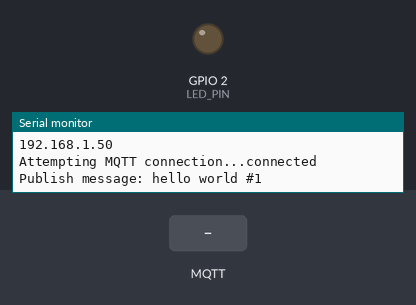
A program run on a simulated ESP8266 (NodeMCU). Shown: output pins drawn as LEDs (lit = HIGH), the last lines printed to the serial monitor. The test bench sets the inputs (shaded band). WiFi joins after 1.5 s; servers stay silent unless stated; no MQTT or app messages arrive unless stated.

Above: at 2.7 s.
2.8 s: MQTT message "0" arrives on the first subscribed topic
At 4.0 s:
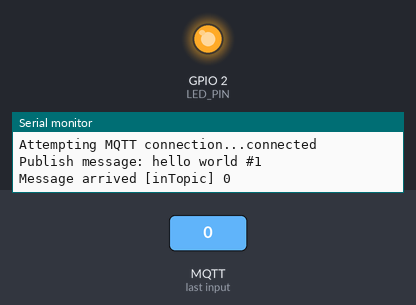
4.3 s: MQTT message "1" arrives on the first subscribed topic
At 5.2 s:
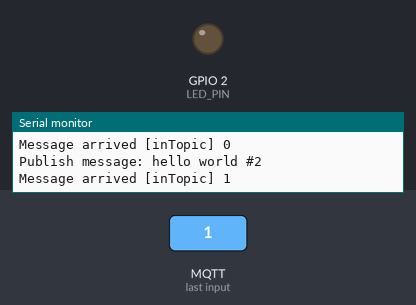
Timing chart, 0 to 7.3 s (numbered marks = the images above; inputs shaded):
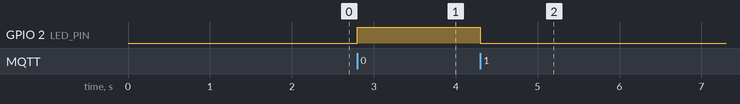

The program:

main.cpp
```cpp
#include <Arduino.h>
#include <ESP8266WiFi.h>  // библиотека для работы с wi-fi модулем
#include <PubSubClient.h>  // библиотека для работы с mqtt

const char* ssid = "........";  // ssid wi-fi сети
const char* password = "........";  // пароль wi-fi сети
const char* mqtt_server = "........";  // ip mqtt сервера (пример: 192.168.31.155)
const int mqtt_port = 1883;  // порт mqtt сервера

WiFiClient espClient;  // создаем Wi-Fi клиент
PubSubClient client(espClient);  // создаем клиент mqtt, используя
int lastMsg = 0;  // время последнего сообщения в миллисекундах
char msg[50];  // строка сообщения, которое мы будем отправлять
int value = 0;

// номер пина, на который мы подаем сигнал (в моём случае это светодиод на плате)
const int LED_PIN = 2;

// функция подключения к wi-fi сети
void setup_wifi() {
  delay(10);
  // подключение к wi-fi сети
  Serial.println();
  Serial.print("Connecting to ");
  Serial.println(ssid);

  WiFi.begin(ssid, password);

  // ожидание подключения
  while (WiFi.status() != WL_CONNECTED) {
    delay(500);
    Serial.print(".");
  }

  // успешное подключение
  Serial.println("");
  Serial.println("WiFi connected");
  //вывод в serial ip адреса
  Serial.println("IP address: ");
  Serial.println(WiFi.localIP());
}


// функция, которая вызывается, когда в топике появляется новое сообщение
void callback(char* topic, byte* payload, unsigned int length) {
  // вывод в serial топика и сообщения
  Serial.print("Message arrived [");
  Serial.print(topic);
  Serial.print("] ");
  for (u_int i = 0; i < length; i++) {
    Serial.print((char)payload[i]);
  }
  Serial.println();

  // если сообщение начинается с единицы, то включаем светодиод
  if ((char)payload[0] == '1') {
    digitalWrite(LED_PIN, LOW);
  }
  // если сообщение начинается с нуля, то выключаем светодиод
  if ((char)payload[0] == '0') {
    digitalWrite(LED_PIN, HIGH);
  }
  // т.к. я использую светодиод, расположенный на плате, LOW - включить, HIGH - выключить

}

void reconnect() {
  // цикл выполняется пока плата не подключится по mqtt
  while (!client.connected()) {

    Serial.print("Attempting MQTT connection...");
    // обратите внимание, что у всех устройств, которые подключены к брокеру, должен быть
    // уникальный id, поэтому, чтобы подключить вторую плату к сети, в ёё прошивке нужно будет
    // указать другой номер (не 01)
    String clientId = "ESP8266Client-01";

    // пробуем подключиться
    if (client.connect(clientId.c_str())) {
      Serial.println("connected");
      // публикуем в топик outTopic сообщение hello world
      client.publish("outTopic", "hello world");
      // подписываемся на топик inTopic
      client.subscribe("inTopic");
    }
    else {
      // подключение не удалось, выводим сообщение в serial и ждём 5 секунд
      Serial.println("connection failed");
      delay(5000);
    }
  }
}

void setup() {
  pinMode(LED_PIN, OUTPUT);     // инициализируем LED_PIN как выходной
  Serial.begin(115200);
  setup_wifi();

  // настраиваем параметры mqtt клиента
  // (ip, порт mqtt и функцию, которая будет вызываться при появлении сообщения
  // в топике, на который мы подписаны)
  client.setServer(mqtt_server, mqtt_port);
  client.setCallback(callback);
}

void loop() {

  // пытаемся подключиться
  if (!client.connected()) {
    reconnect();
  }

  client.loop();  //обновляет приходящие на клиент данные

  // время сейчас (в миллисекундах)
  long now = millis();

  // если с момента последнего отправленного сообщения прошло
  // больше 2000 миллисекунд (2 секунд)
  if (now - lastMsg > 2000) {
    // выводим сообщение в serial и публикуем в топик outTopic
    lastMsg = now;
    ++value;
    snprintf (msg, 75, "hello world #%d", value);
    Serial.print("Publish message: ");
    Serial.println(msg);
    client.publish("outTopic", msg);
  }
}
```

Measured:
- after the input at 2.8 s, GPIO 2 (LED_PIN): LOW → HIGH at once
- after the input at 4.3 s, GPIO 2 (LED_PIN): HIGH → LOW at once
